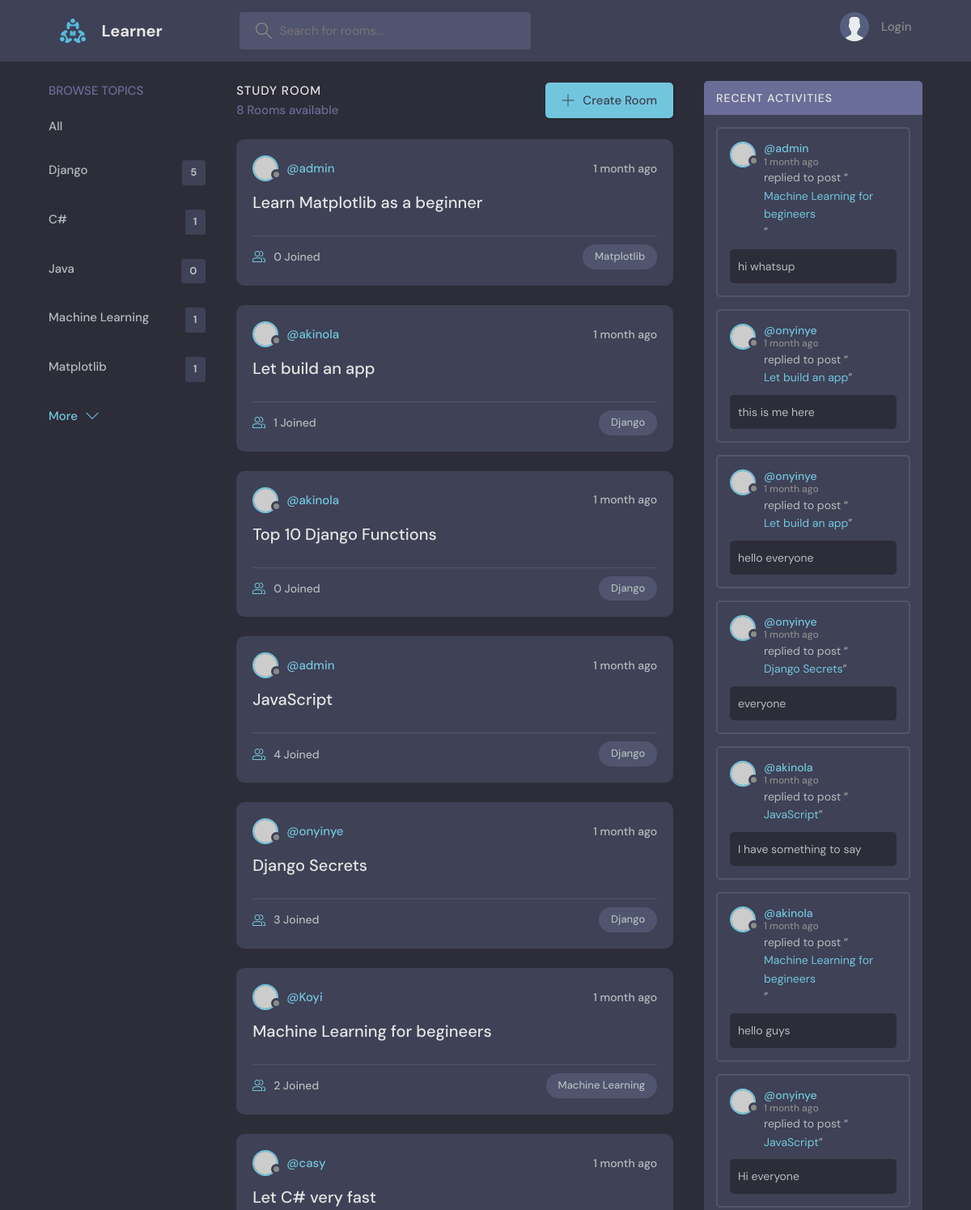
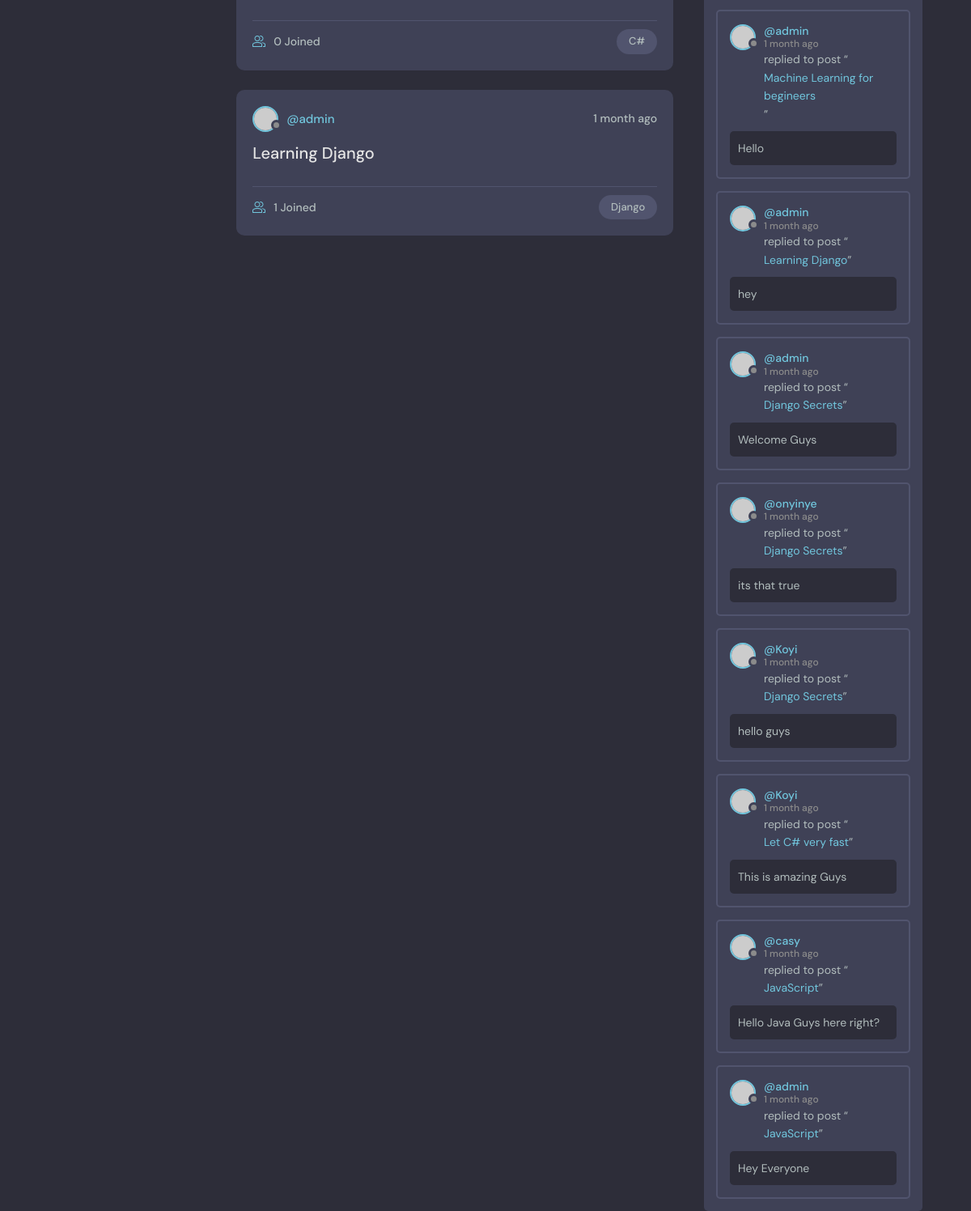
The page / on the database its author committed (2 pictures, top to bottom).
### base/models.py (models this page shows, shortened)
class Topic(models.Model):
    name = models.CharField(max_length=200)

class Room(models.Model):
    host = models.ForeignKey(User, on_delete=models.SET_NULL, null=True)
    topic = models.ForeignKey(Topic, on_delete=models.SET_NULL, null=True)
    name = models.CharField(max_length=200)
    description = models.TextField(null=True, blank=True)
    participants = models.ManyToManyField(User, related_name='participants', blank=True)
    created = models.DateTimeField(auto_now_add=True)
    updated = models.DateTimeField(auto_now=True)
    class Meta:
        ordering = ['-updated', '-created']
    def __str__(self):
        return self.name

class Message(models.Model):
    user = models.ForeignKey(User, on_delete=models.CASCADE)
    room = models.ForeignKey(Room, on_delete=models.CASCADE)
    body = models.TextField()
    created = models.DateTimeField(auto_now_add=True)
    updated = models.DateTimeField(auto_now=True)
    class Meta:
        ordering = ['-updated', '-created']

### base/views.py (the view)
# urls.py: path('', views.home, name="home"),
def home(request):
    q = request.GET.get('q') if request.GET.get('q') != None else ''
    rooms = Room.objects.filter(
        Q(topic__name__icontains=q) |
        Q(name__icontains=q) |
        Q(description__icontains=q)
        )
    topics = Topic.objects.all()
    room_count = rooms.count()
    topics = Topic.objects.all()
    room_messages = Message.objects.filter(Q(room__topic__name__icontains=q))
    context = {'rooms': rooms,
               'topics' : topics,
               'room_count' : room_count,
               'room_messages': room_messages}
    return render(request, 'base/home.html', context)

### base/templates/base/home.html (shortened to what this page needs)
{% extends 'main.html' %}
{% block content %}
<body>
  <main class="layout layout--3">
    <div class="container">
      {% include 'base/topics_component.html'%}
      <div class="roomList">
        <div class="roomList__header">
          <div>
            <h2>Study Room</h2>
            <p>{{room_count}} Rooms available</p>
          </div>
          <a class="btn btn--main" href="{% url 'create_room' %}">
            <svg version="1.1" xmlns="http://www.w3.org/2000/svg" width="32" height="32" viewBox="0 0 32 32">
              <title>add</title>
              <path
                d="M16.943 0.943h-1.885v14.115h-14.115v1.885h14.115v14.115h1.885v-14.115h14.115v-1.885h-14.115v-14.115z"
              ></path>
            </svg>
            Create Room
          </a>
        </div>
        <div>
          {% include 'base/feed_component.html'%}
        </div>
      </div>
      {% include 'base/activity_component.html' %}
    </div>
  </main>
</body>
{% endblock content %}

### base/templates/base/topics_component.html
<div class="topics">
    <div class="topics__header">
      <h2>Browse Topics</h2>
    </div>
    <ul class="topics__list">
      <li>
        <a href="{% url 'home'%}">All</a>
      </li>
      {% for topic in topics%}
      <li>
        <a href="{% url 'home'%}?q={{topic.name}}">{{topic.name}}<span>{{topic.room_set.all.count}}</span></a>
      </li>
      {% endfor %}
    </ul>
    <a class="btn btn--link" href="topics.html">
      More
      <svg version="1.1" xmlns="http://www.w3.org/2000/svg" width="32" height="32" viewBox="0 0 32 32">
        <title>chevron-down</title>
        <path d="M16 21l-13-13h-3l16 16 16-16h-3l-13 13z"></path>
      </svg>
    </a>
  </div>

### base/templates/base/feed_component.html (shortened to what this page needs)
    {% for room in rooms %}
    <div class="roomListRoom">
      <div class="roomListRoom__header">
        <a href="{% url 'user-profile' room.host.id %}" class="roomListRoom__author">
          <div class="avatar avatar--small">
            <img src="https://randomuser.me/api/portraits/women/11.jpg" />
          </div>
          <span>@{{room.host.username}}</span>
        </a>
        <div class="roomListRoom__actions">
          <span>{{room.created|timesince}} ago</span>
        </div>
      </div>
      <div class="roomListRoom__content">
        <a href="{% url 'room' room.id %}">{{room.name}}</a>
      </div>
      <div class="roomListRoom__meta">
        <a href="{% url 'room' room.id %}" class="roomListRoom__joined">
          {{room.participants.all.count}} Joined
        </a>
        <p class="roomListRoom__topic">{{room.topic.name}}</p>
      </div>
    </div>
    {% endfor %}

### base/templates/base/activity_component.html (shortened to what this page needs)
<div class="activities">
    <div class="activities__header">
      <h2>Recent Activities</h2>
    </div>
    {% for message in room_messages %}
    <div class="activities__box">
      <div class="activities__boxHeader roomListRoom__header">
        <a href="{% url 'user-profile' message.user.id %}" class="roomListRoom__author">
          <div class="avatar avatar--small">
            <img src="https://randomuser.me/api/portraits/women/11.jpg" />
          </div>
          <p>
            @{{message.user}}
            <span>{{message.created|timesince}} ago</span>
          </p>
        </a>
      </div>
      <div class="activities__boxContent">
        <p>replied to post “<a href="{% url 'room' message.room.id %}">{{message.room}}</a>”</p>
        <div class="activities__boxRoomContent">
            {{message.body}}
        </div>
      </div>
    </div>
    {% endfor %}
  </div>

### rows shown on the page
Topic: name "Django", room_set.all.count "5"
Topic: name "C#", room_set.all.count "1"
Topic: name "Java", room_set.all.count "0"
Topic: name "Machine Learning", room_set.all.count "1"
Topic: name "Matplotlib", room_set.all.count "1"
Room: host.username "admin", created "1 month", name "Learn Matplotlib as a beginner", participants.all.count "0", topic.name "Matplotlib"
Room: host.username "akinola", created "1 month", name "Let build an app", participants.all.count "1", topic.name "Django"
Room: host.username "akinola", created "1 month", name "Top 10 Django Functions", participants.all.count "0", topic.name "Django"
Room: host.username "admin", created "1 month", name "JavaScript", participants.all.count "4", topic.name "Django"
Room: host.username "onyinye", created "1 month", name "Django Secrets", participants.all.count "3", topic.name "Django"
Room: host.username "Koyi", created "1 month", name "Machine Learning for begineers", participants.all.count "2", topic.name "Machine Learning"
Room: host.username "casy", created "1 month", name "Let C# very fast", participants.all.count "0", topic.name "C#"
Room: host.username "admin", created "1 month", name "Learning Django", participants.all.count "1", topic.name "Django"
Message: user "admin", created "1 month", room "Machine Learning for begineers", body "hi whatsup"
Message: user "onyinye", created "1 month", room "Let build an app", body "this is me here"
Message: user "onyinye", created "1 month", room "Let build an app", body "hello everyone"
Message: user "onyinye", created "1 month", room "Django Secrets", body "everyone"
Message: user "akinola", created "1 month", room "JavaScript", body "I have something to say"
Message: user "akinola", created "1 month", room "Machine Learning for begineers", body "hello guys"
Message: user "onyinye", created "1 month", room "JavaScript", body "Hi everyone"
Message: user "admin", created "1 month", room "Machine Learning for begineers", body "Hello"
Message: user "admin", created "1 month", room "Learning Django", body "hey"
Message: user "admin", created "1 month", room "Django Secrets", body "Welcome Guys"
Message: user "onyinye", created "1 month", room "Django Secrets", body "its that true"
Message: user "Koyi", created "1 month", room "Django Secrets", body "hello guys"
Message: user "Koyi", created "1 month", room "Let C# very fast", body "This is amazing Guys"
Message: user "casy", created "1 month", room "JavaScript", body "Hello Java Guys here right?"
Message: user "admin", created "1 month", room "JavaScript", body "Hey Everyone"

### other values the page prints
{{ room_count }} "8"
